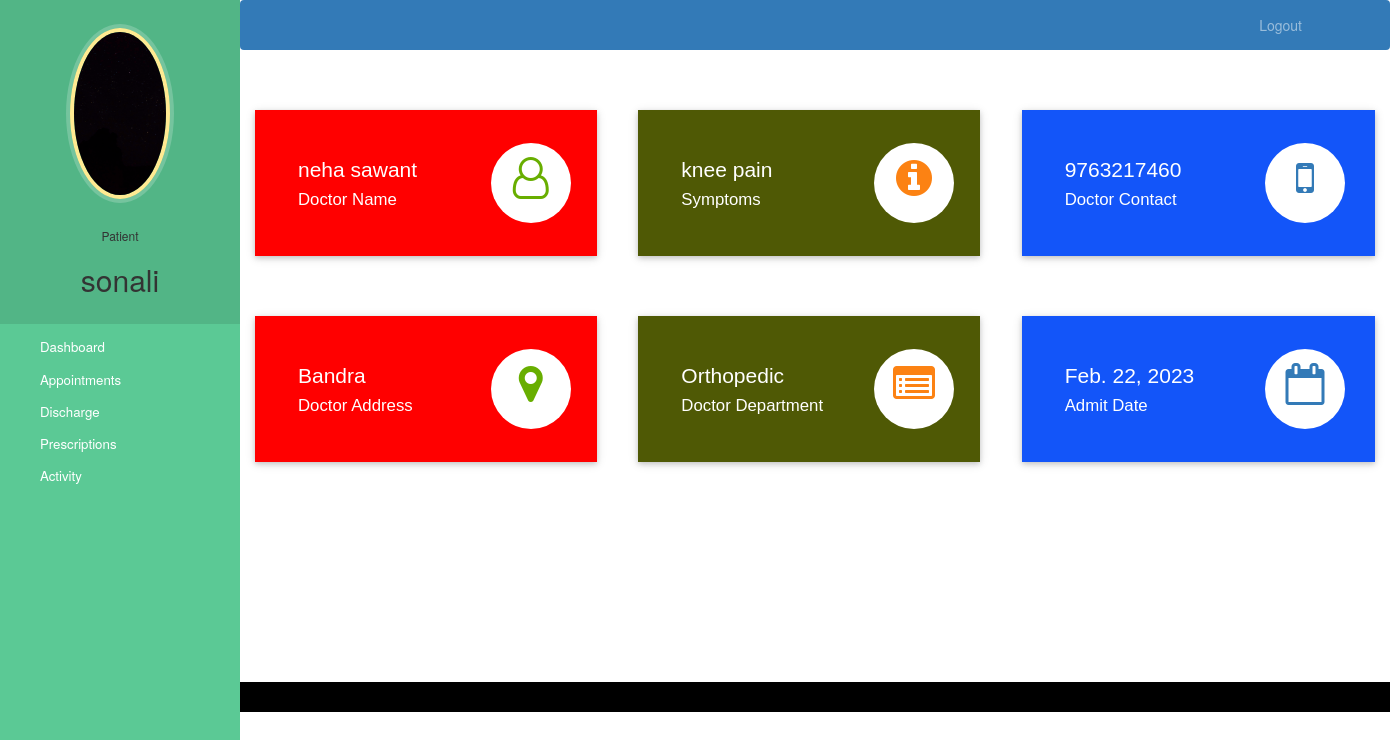
The app's page /patient-dashboard (signed in) with its own data.
### hospital/models.py (models this page shows, shortened)
class Patient(models.Model):
    user=models.OneToOneField(User,on_delete=models.CASCADE)
    profile_pic= models.ImageField(upload_to='profile_pic/PatientProfilePic/',null=True,blank=True)
    address = models.CharField(max_length=40)
    mobile = models.CharField(max_length=20,null=False)
    symptoms = models.CharField(max_length=100,null=False)
    assignedDoctorId = models.PositiveIntegerField(null=True)
    admitDate=models.DateField(auto_now=True)
    status=models.BooleanField(default=False)

class Doctor(models.Model):
    user=models.OneToOneField(User,on_delete=models.CASCADE)
    profile_pic= models.ImageField(upload_to='profile_pic/DoctorProfilePic/',null=True,blank=True)
    address = models.CharField(max_length=40)
    mobile = models.CharField(max_length=20,null=True)
    department= models.CharField(max_length=50,choices=departments,default='Physiotherpist')
    status=models.BooleanField(default=False)
    @property
    def get_name(self):
        return self.user.first_name+" "+self.user.last_name

### hospital/views.py (the view)
# urls.py: path('patient-dashboard', views.patient_dashboard_view,name='patient-dashboard'),
@login_required(login_url='patientlogin')
@user_passes_test(is_patient)
def patient_dashboard_view(request):
    patient=models.Patient.objects.get(user_id=request.user.id)
    doctor=models.Doctor.objects.get(user_id=patient.assignedDoctorId)
    mydict={
    'patient':patient,
    'doctorName':doctor.get_name,
    'doctorMobile':doctor.mobile,
    'doctorAddress':doctor.address,
    'symptoms':patient.symptoms,
    'doctorDepartment':doctor.department,
    'admitDate':patient.admitDate,
    }
    return render(request,'hospital/patient_dashboard.html',context=mydict)

### hospital/views.py (called while the page is built)
def is_patient(user):
    return user.groups.filter(name='PATIENT').exists()

### templates/hospital/patient_dashboard.html
{% extends 'hospital/patient_base.html' %}
{% load static %}
{% block content %}
{%include 'hospital/patient_dashboard_cards.html'%}
<br><br><br><br>
{% endblock content %}

### templates/hospital/patient_base.html (shortened to what this page needs)
<!DOCTYPE html>
{% load static %}
<html lang="en">
<head>
  <link rel="stylesheet" href="https://stackpath.bootstrapcdn.com/bootstrap/4.3.1/css/bootstrap.min.css">
  <link rel="stylesheet" href="https://maxcdn.bootstrapcdn.com/font-awesome/4.7.0/css/font-awesome.min.css">
</head>
<body>
  <nav class="menu" tabindex="0">
    <header class="avatar">
      <img src="{% static patient.profile_pic.url %}" alt="Profile Pic" />
      <br><br>
      <h6>Patient</h6>
      <h2>{{request.user.first_name}}</h2>
    </header>
    <ul>
      <li tabindex="0" class="icon-dashboard"> <a style="color:white; text-decoration:none;" href="/patient-dashboard"><span>Dashboard</span></a> </li>
      <li tabindex="0" class="icon-calendar"> <a style="color:white; text-decoration:none;" href="/patient-appointment"><span>Appointments</span></a></li>
      <li tabindex="0" class="icon-users"> <a style="color:white; text-decoration:none;" href="/patient-discharge"><span>Discharge</span></a></li>
      <li tabindex="0" class="icon-calendar"> <a style="color:white; text-decoration:none;" href="/patient-prescription"><span>Prescriptions</span></a></li>
      <li tabindex="0" class="icon-users"> <a style="color:white; text-decoration:none;" href="/patient-activity"><span>Activity</span></a></li>
    </ul>
  </nav>
  <main>
    <div class="bs-example">
      <nav class="navbar navbar-expand-md  navbar-dark fixed-top" style="background:#337AB7;">
        <div class="collapse navbar-collapse justify-content-between" id="navbarCollapse">
          <div class="navbar-nav" style=" margin-left: 90%;">
            <a href="/logout" class="nav-item nav-link">Logout</a>
          </div>
        </div>
      </nav>
    </div>
    <br><br>
    {% block content %}
    {% endblock content %}
    <br><br><br><br><br><br><br>
    <footer>
      <br>
      <div class="container">
        <div class="row">
          <div class="col-md-12 col-sm-12">
          </div>
        </div>
      </div>
    </footer>
  </main>
</body>
</html>

### templates/hospital/patient_dashboard_cards.html (shortened to what this page needs)
<!DOCTYPE html>
<html lang="en" dir="ltr">
<head>
  <link rel="stylesheet" href="https://maxcdn.bootstrapcdn.com/bootstrap/3.4.1/css/bootstrap.min.css">
  <link rel="stylesheet" href="https://cdnjs.cloudflare.com/ajax/libs/font-awesome/4.7.0/css/font-awesome.min.css">
</head>
<body>
  <div class="market-updates">
    <div class="col-md-4 market-update-gd">
      <div class="market-update-block clr-block-1">
        <div class="col-md-8 market-update-left">
          <h3>{{doctorName}}</h3>
          <h4>Doctor Name</h4>
        </div>
        <div class="col-md-4 market-update-right">
          <i class="fa fa-user-o"> </i>
        </div>
        <div class="clearfix"> </div>
      </div>
    </div>
    <div class="col-md-4 market-update-gd">
      <div class="market-update-block clr-block-2">
        <div class="col-md-8 market-update-left">
          <h3>{{symptoms}}</h3>
          <h4>Symptoms</h4>
        </div>
        <div class="col-md-4 market-update-right">
          <i class="fa fa-info-circle"></i>
        </div>
        <div class="clearfix"> </div>
      </div>
    </div>
    <div class="col-md-4 market-update-gd">
      <div class="market-update-block clr-block-3">
        <div class="col-md-8 market-update-left">
          <h3>{{doctorMobile}}</h3>
          <h4>Doctor Contact</h4>
        </div>
        <div class="col-md-4 market-update-right">
          <i class="fa fa-mobile" aria-hidden="true"></i>
        </div>
        <div class="clearfix"> </div>
      </div>
    </div>
  </div>
  <br><br><br>
  <div class="market-updates">
    <div class="col-md-4 market-update-gd">
      <div class="market-update-block clr-block-1">
        <div class="col-md-8 market-update-left">
          <h3>{{doctorAddress}}</h3>
          <h4>Doctor Address</h4>
        </div>
        <div class="col-md-4 market-update-right">
          <i class="fa fa-map-marker"> </i>
        </div>
        <div class="clearfix"> </div>
      </div>
    </div>
    <div class="col-md-4 market-update-gd">
      <div class="market-update-block clr-block-2">
        <div class="col-md-8 market-update-left">
          <h3>{{doctorDepartment}}</h3>
          <h4>Doctor Department</h4>
        </div>
        <div class="col-md-4 market-update-right">
          <i class="fa fa-list-alt"></i>
        </div>
        <div class="clearfix"> </div>
      </div>
    </div>
    <div class="col-md-4 market-update-gd">
      <div class="market-update-block clr-block-3">
        <div class="col-md-8 market-update-left">
          <h3>{{admitDate}}</h3>
          <h4>Admit Date</h4>
        </div>
        <div class="col-md-4 market-update-right">
          <i class="fa fa-calendar-o" aria-hidden="true"></i>
        </div>
        <div class="clearfix"> </div>
      </div>
    </div>
  </div>
</body>
</html>

### templates/hospital/patient_base.html (style rules this page uses)
a:link { text-decoration: none; }
a { color: white; }
footer { padding: 0px 0px 0px 0px; background-color: black; margin: 0px; }
.fa { font-size: 23px; width: 60px; text-align: center; text-decoration: none; margin: 5px 2px; border-radius: 50%; }
body { padding-left: 240px; }
main { position: relative; height: 100vh; }
.menu { background: #5bc995; height: 100vh; width: 240px; position: fixed; top: 0px; left: 0; z-index: 5; outline: none; }
.menu .avatar { background: rgba(0, 0, 0, 0.1); padding: 2em 0.5em; text-align: center; }
.menu .avatar img { width: 100px; border-radius: 50%; overflow: hidden; border: 4px solid #ffea92; box-shadow: 0 0 0 4px rgba(255, 255, 255, 0.2); }
.menu .avatar h2 { font-weight: normal; margin-bottom: 0; }
.menu ul { list-style: none; padding: 0.5em 0; margin: 0; }
.menu ul li { padding: 0.5em 1em 0.5em 3em; font-size: 0.95em; font-weight: regular; background-repeat: no-repeat; background-position: left 15px center; background-size: auto 20px; transition: all 0.15s linear; cursor: pointer; }
.menu ul li.icon-dashboard { background-image: url("http://www.entypo.com/images//gauge.svg"); }
.menu ul li.icon-users { background-image: url("http://www.entypo.com/images//users.svg"); }
.menu ul li.icon-calendar { background-image: url("http://www.entypo.com/images//calendar.svg"); }

### templates/hospital/patient_dashboard_cards.html (style rules this page uses)
.market-update-block { padding: 2em 2em; background: #999; }
.market-update-block h3 { color: #fff; font-size: 1.5em; font-family: 'Carrois Gothic', sans-serif; }
.market-update-block h4 { font-size: 1.2em; color: #fff; margin: 0.3em 0em; font-family: 'Carrois Gothic', sans-serif; }
.market-update-block.clr-block-1 { background: #ff0000; margin-right: 0.8em; box-shadow: 0 2px 5px 0 rgba(0, 0, 0, 0.16), 0 2px 10px 0 rgba(0, 0, 0, 0.12); transition: 0.5s all; -webkit-transition: 0.5s all; -moz-transition: 0.5s all; -o-transition: 0.5s all; }
.market-update-block.clr-block-2 { background: #4f5905; margin-right: 0.8em; box-shadow: 0 2px 5px 0 rgba(0, 0, 0, 0.16), 0 2px 10px 0 rgba(0, 0, 0, 0.12); transition: 0.5s all; -webkit-transition: 0.5s all; -moz-transition: 0.5s all; -o-transition: 0.5s all; }
.market-update-block.clr-block-3 { background: #1355f9; box-shadow: 0 2px 5px 0 rgba(0, 0, 0, 0.16), 0 2px 10px 0 rgba(0, 0, 0, 0.12); transition: 0.5s all; -webkit-transition: 0.5s all; -moz-transition: 0.5s all; -o-transition: 0.5s all; }
.market-update-right i.fa.fa-user-o, i.fa.fa-map-marker { font-size: 3em; color: #68AE00; width: 80px; height: 80px; background: #fff; text-align: center; border-radius: 49px; -webkit-border-radius: 49px; -moz-border-radius: 49px; -o-border-radius: 49px; line-height: 1.7em; }
.market-update-right i.fa.fa-info-circle, i.fa.fa-list-alt { font-size: 3em; color: #FC8213; width: 80px; height: 80px; background: #fff; text-align: center; border-radius: 49px; -webkit-border-radius: 49px; -moz-border-radius: 49px; -o-border-radius: 49px; line-height: 1.7em; }
.market-update-right i.fa.fa-mobile, i.fa.fa-calendar-o { font-size: 3em; color: #337AB7; width: 80px; height: 80px; background: #fff; text-align: center; border-radius: 49px; -webkit-border-radius: 49px; -moz-border-radius: 49px; -o-border-radius: 49px; line-height: 1.7em; }
.market-update-left { padding: 0px; }

### records on screen
Patient: profile_pic (picture), symptoms "knee pain", admitDate "Feb. 22, 2023"
Doctor: mobile "9763217460", address "Bandra", department "Orthopedic"

### other values on screen
{{ request.user.first_name }} "sonali"
{{ doctorName }} "neha sawant"
